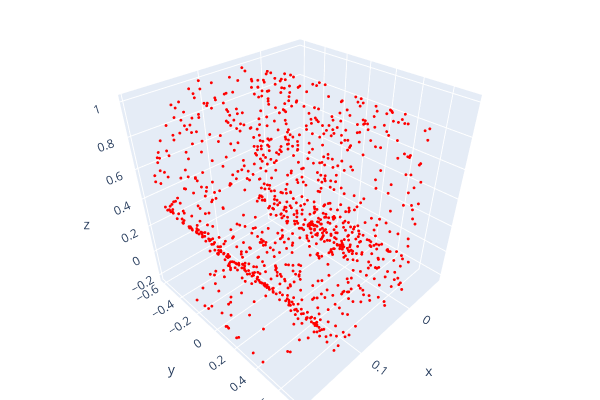

The notebook cell this image was saved under:
### Code cell
points = next(iter(train_loader))[0].pos
PointsTo3DShape(points)

### Figure 1 — Plotly figure (JSON) as saved in the notebook; plotly's stock layout.template omitted (floating-point values rounded to 4 significant figures; data arrays with more than 128 entries replaced by an {"elided": "..."} marker saying what was removed)
{"data": [{"marker": {"color": {"elided": "1024x3 int values"}, "size": 1}, "mode": "markers", "type": "scatter3d", "x": {"elided": "1024 float values"}, "y": {"elided": "1024 float values"}, "z": {"elided": "1024 float values"}}], "layout": {"height": 400, "margin": {"b": 0, "l": 0, "r": 0, "t": 0}, "scene": {"camera": {"center": {"x": 0, "y": 0, "z": 0}, "up": {"x": 0, "y": 0, "z": 1}}}, "showlegend": false, "width": 600}}
